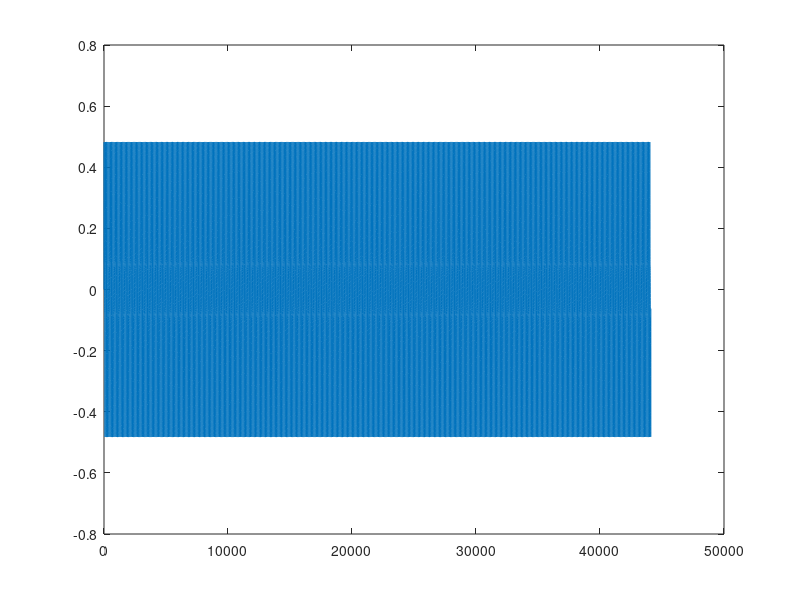

Recreate this plot in MATLAB. (Note: this script raises an error after producing the figure.)
Fs = 44100;         % sampling frequency (Hz)
duration = 1;       % duration (sec)
N = Fs*duration;    % number of samples
t = (0:N-1)/Fs;     % time vector (sec)

fp = 440;
harmonics = [1 2 3];
amps = [0.3 0.2 0.1];
x = amps.*sin(2*pi*fp*harmonics.*t');
x_sum = sum(x, 2);      % Sum of the signals
x = reshape(x, [], 1);  % Continuous signal
% x = x + rand(size(x));
figure;
plot(x_sum);
%%
sound(x_sum, Fs);
pause(2);
sound(x, Fs);
%%
figure;
tl = tiledlayout(2, 1);
% fft
L = length(x);
X_fft = fft(x);
P_fft = (abs(2*X_fft(1:L/2+1)).^2);
f = Fs*(0:L/2)/L;
h1 = nexttile;
plot(f, P_fft, 'LineWidth', 1.5);
set(gca, 'LineWidth', 2, 'FontSize', 18);

% fft
L = length(x_sum);
X_fft = fft(x_sum);
P_fft = (abs(2*X_fft(1:L/2+1)).^2);
f = Fs*(0:L/2)/L;
h2 = nexttile;
plot(f, P_fft, 'LineWidth', 1.5);
set(gca, 'LineWidth', 2, 'FontSize', 18);

linkaxes([h1 h2], 'x');
xlim([0 1500]);
xlabel(tl, "Frequency (Hz)", 'FontSize', 18);
ylabel(tl, "|F(\omega)|", 'FontSize', 18);
%% Plot the spectrogram
nw = 3000;
figure;
spectrogram(x, hanning(nw), [], [], Fs, 'yaxis');
ylim([0 1.5]);
set(gca, 'FontSize', 18);
%% Let's look at the peak
[s, f, t] = spectrogram(x, hanning(nw), [], [], Fs, 'yaxis');
[~, midx] = max(abs(s), [], 1);

figure; plot(t, f(midx), 'o-');
title("Peak amplitude");
xlabel("time (sec)");
ylabel("frequency (Hz)");
%%
recObj = audiorecorder(Fs,16,1);
recDuration = 3;
disp("Begin speaking.")
recordblocking(recObj,recDuration);
disp("End of recording.")
play(recObj);
%% Let's look at the peak
nw = 10000;
[s, f, t] = spectrogram(getaudiodata(recObj), hanning(nw), [], [], recObj.SampleRate, 'yaxis');
[~, midx] = max(abs(s), [], 1);

figure;
tiledlayout(2, 1)

nexttile;
pcolor(t, f, pow2db(abs(s).^2));
ylim([0 2000]);
shading interp;
title("Spectrogram");
colormap hot;

fp = 440;
fharm = [1/2 1 2];
nexttile; plot(t, f(midx), 'o-');
yline(fp.*fharm);
title("Peak amplitude");
xlabel("time (sec)");
ylabel("frequency (Hz)");

%% Error
fp = 440;
fharm = [1/2 1 2 3];
score = min(sum(f(midx) - fp.*fharm, 1).^2 ./ length(t));
disp("Score: " + string(score));